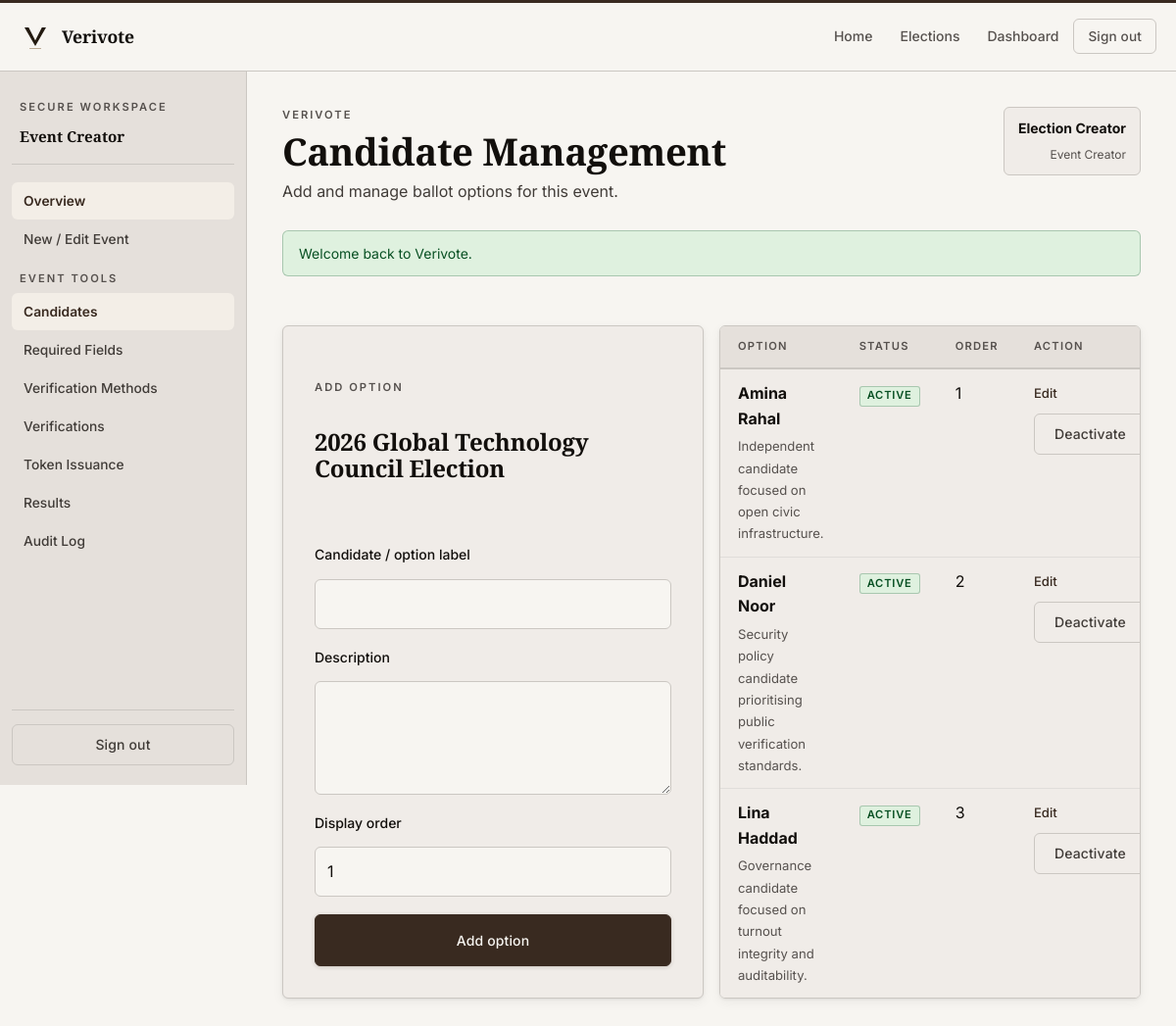
The page /creator/candidates.php?event=1 (signed in) on the database its author committed.
### tables this page shows
CREATE TABLE events (
    id BIGINT UNSIGNED AUTO_INCREMENT PRIMARY KEY,
    created_by BIGINT UNSIGNED NOT NULL,
    title VARCHAR(200) NOT NULL,
    slug VARCHAR(220) NOT NULL UNIQUE,
    description TEXT NOT NULL,
    ballot_type ENUM('single_choice') NOT NULL DEFAULT 'single_choice',
    status ENUM('draft', 'scheduled', 'active', 'closed', 'archived') NOT NULL DEFAULT 'draft',
    start_at DATETIME NOT NULL,
    end_at DATETIME NOT NULL,
    timezone VARCHAR(80) NOT NULL DEFAULT 'UTC',
    result_visibility ENUM('private', 'public_after_close', 'public_live') NOT NULL DEFAULT 'public_after_close',
    personal_verification_enabled TINYINT(1) NOT NULL DEFAULT 1,
    public_audit_enabled TINYINT(1) NOT NULL DEFAULT 1,
    allow_self_registration TINYINT(1) NOT NULL DEFAULT 1,
    max_votes_per_token TINYINT UNSIGNED NOT NULL DEFAULT 1,
    verification_policy ENUM('all_required', 'any_one', 'custom') NOT NULL DEFAULT 'all_required',
    eligibility_rules TEXT NULL,
    event_notice TEXT NULL,
    created_at TIMESTAMP NOT NULL DEFAULT CURRENT_TIMESTAMP,
    updated_at TIMESTAMP NOT NULL DEFAULT CURRENT_TIMESTAMP ON UPDATE CURRENT_TIMESTAMP,
    CONSTRAINT fk_events_creator FOREIGN KEY (created_by) REFERENCES users(id)
);

CREATE TABLE users (
    id BIGINT UNSIGNED AUTO_INCREMENT PRIMARY KEY,
    role_id INT UNSIGNED NOT NULL,
    full_name VARCHAR(150) NOT NULL,
    email VARCHAR(190) NOT NULL UNIQUE,
    phone VARCHAR(40) NOT NULL UNIQUE,
    password_hash VARCHAR(255) NOT NULL,
    status ENUM('pending', 'active', 'suspended') NOT NULL DEFAULT 'pending',
    email_verified_at DATETIME NULL,
    phone_verified_at DATETIME NULL,
    last_login_at DATETIME NULL,
    failed_login_count INT UNSIGNED NOT NULL DEFAULT 0,
    created_at TIMESTAMP NOT NULL DEFAULT CURRENT_TIMESTAMP,
    updated_at TIMESTAMP NOT NULL DEFAULT CURRENT_TIMESTAMP ON UPDATE CURRENT_TIMESTAMP,
    CONSTRAINT fk_users_role FOREIGN KEY (role_id) REFERENCES roles(id)
);

CREATE TABLE candidates_or_options (
    id BIGINT UNSIGNED AUTO_INCREMENT PRIMARY KEY,
    event_id BIGINT UNSIGNED NOT NULL,
    option_label VARCHAR(190) NOT NULL,
    option_description TEXT NULL,
    display_order INT UNSIGNED NOT NULL DEFAULT 1,
    is_active TINYINT(1) NOT NULL DEFAULT 1,
    created_at TIMESTAMP NOT NULL DEFAULT CURRENT_TIMESTAMP,
    CONSTRAINT fk_candidates_event FOREIGN KEY (event_id) REFERENCES events(id) ON DELETE CASCADE
);

### includes/helpers.php (called while the page is built, shortened)
<?php
function app_config(?string $key = null, mixed $default = null): mixed
{
    global $appConfig;
    $segments = explode('.', $key);
    $value = $appConfig;
    foreach ($segments as $segment) {
        $value = $value[$segment];
    }
    return $value;
}
function app_base_path(): string
{
    static $cached = null;
    if (is_string($cached)) {
        return $cached;
    }
    $documentRoot = realpath((string) ($_SERVER['DOCUMENT_ROOT'] ?? ''));
    $projectRoot = realpath(BASE_PATH);
    $documentRoot = str_replace('\\', '/', $documentRoot);
    $projectRoot = str_replace('\\', '/', $projectRoot);
    if ($projectRoot === $documentRoot) {
        $cached = '';
        return $cached;
    }
    $prefix = rtrim($documentRoot, '/') . '/';
    $relative = trim(substr($projectRoot, strlen($prefix)), '/');
    $cached = $relative === '' ? '' : '/' . $relative;
    return $cached;
}
function base_url(string $path = ''): string
{
    $appUrl = (string) app_config('app_url', '');
    $path = '/' . ltrim($path, '/');
    $basePath = app_base_path();
    if ($basePath === '') {
        return $path;
    }
    return $path === '/' ? $basePath . '/' : $basePath . $path;
}
function e(null|string|int|float $value): string
{
    return htmlspecialchars((string) $value, ENT_QUOTES | ENT_SUBSTITUTE, 'UTF-8');
}
function fetch_one(string $sql, array $params = []): ?array
{
    $statement = db()->prepare($sql);
    $statement->execute($params);
    $row = $statement->fetch();
    return $row ?: null;
}
function fetch_all(string $sql, array $params = []): array
{
    $statement = db()->prepare($sql);
    $statement->execute($params);
    return $statement->fetchAll();
}
function fetch_event_by_id(int $eventId): ?array
{
    return fetch_one(
        'SELECT events.*, users.full_name AS creator_name
         FROM events
         INNER JOIN users ON users.id = events.created_by
         WHERE events.id = :event_id',
        ['event_id' => $eventId]
    );
}
function fetch_event_candidates(int $eventId): array
{
    return fetch_all(
        'SELECT * FROM candidates_or_options
         WHERE event_id = :event_id
         ORDER BY display_order ASC, id ASC',
        ['event_id' => $eventId]
    );
}

### includes/auth.php (called while the page is built, shortened)
<?php
function current_user(bool $refresh = false): ?array
{
    if (!$refresh && isset($_SESSION['cached_user'])) {
        return $_SESSION['cached_user'];
    }
    $user = fetch_one(
        'SELECT users.*, roles.slug AS role_slug, roles.name AS role_name
         FROM users
         INNER JOIN roles ON roles.id = users.role_id
         WHERE users.id = :user_id',
        ['user_id' => (int) $_SESSION['user_id']]
    );
    return $user;
}

### config/database.php (called while the page is built, shortened)
<?php
function db(): PDO
{
    static $pdo = null;
    if ($pdo instanceof PDO) {
        return $pdo;
    }
    $config = app_config('db');
    $dsn = sprintf(
        'mysql:host=%s;port=%s;dbname=%s;charset=%s',
        $config['host'],
        $config['port'],
        $config['name'],
        $config['charset']
    );
    $pdo = new PDO($dsn, $config['user'], $config['pass'], [
        PDO::ATTR_ERRMODE => PDO::ERRMODE_EXCEPTION,
        PDO::ATTR_DEFAULT_FETCH_MODE => PDO::FETCH_ASSOC,
        PDO::ATTR_EMULATE_PREPARES => false,
    ]);
    return $pdo;
}

### includes/flash.php (called while the page is built, shortened)
<?php
function pull_flashes(): array
{
    $messages = $_SESSION['flash_messages'] ?? [];
    return $messages;
}

### creator/candidates.php (the view, shortened to what this page needs)
<?php
$eventId = (int) ($_GET['event'] ?? $_POST['event_id'] ?? 0);
$event = fetch_event_by_id($eventId);
$candidates = fetch_event_candidates($eventId);
$editCandidateId = (int) ($_GET['edit'] ?? 0);
$editCandidate = $editCandidateId > 0 ? fetch_one(
    'SELECT * FROM candidates_or_options WHERE id = :id AND event_id = :event_id',
    ['id' => $editCandidateId, 'event_id' => $eventId]
) : null;
$pageHeading = 'Candidate Management';
$pageDescription = 'Add and manage ballot options for this event.';
$isDashboard = true;
include dirname(__DIR__) . '/includes/header.php';
?>
<section class="grid-2">
    <article class="panel">
        <span class="eyebrow"><?= $editCandidate ? 'Edit Option' : 'Add Option'; ?></span>
        <h2><?= e($event['title']); ?></h2>
        <form method="post" class="form-grid form-grid--single">
            <div class="field">
                <label for="option_label">Candidate / option label</label>
                <input id="option_label" type="text" name="option_label" value="<?= e((string) ($editCandidate['option_label'] ?? '')); ?>" required>
            </div>
            <div class="field">
                <label for="option_description">Description</label>
                <textarea id="option_description" name="option_description"><?= e((string) ($editCandidate['option_description'] ?? '')); ?></textarea>
            </div>
            <div class="field">
                <label for="display_order">Display order</label>
                <input id="display_order" type="number" name="display_order" min="1" value="<?= e((string) ($editCandidate['display_order'] ?? 1)); ?>">
            </div>
            <button class="button button--primary" type="submit"><?= $editCandidate ? 'Save option' : 'Add option'; ?></button>
        </form>
    </article>
    <article class="table-wrap">
        <table>
            <thead>
            <tr>
                <th>Option</th>
                <th>Status</th>
                <th>Order</th>
                <th>Action</th>
            </tr>
            </thead>
            <tbody>
            <?php foreach ($candidates as $candidate): ?>
                <tr>
                    <td>
                        <strong><?= e($candidate['option_label']); ?></strong>
                        <p><?= e($candidate['option_description']); ?></p>
                    </td>
                    <td><span class="badge <?= $candidate['is_active'] ? 'badge-success' : 'badge-muted'; ?>"><?= $candidate['is_active'] ? 'Active' : 'Inactive'; ?></span></td>
                    <td><?= e((string) $candidate['display_order']); ?></td>
                    <td>
                        <form method="post">
                            <div class="table-actions">
                                <a href="<?= e(base_url('/creator/candidates.php?event=' . $eventId . '&edit=' . $candidate['id'])); ?>">Edit</a>
                                <button class="button button--ghost" type="submit"><?= $candidate['is_active'] ? 'Deactivate' : 'Activate'; ?></button>
                            </div>
                        </form>
                    </td>
                </tr>
            <?php endforeach; ?>
            </tbody>
        </table>
    </article>
</section>
<?php include dirname(__DIR__) . '/includes/footer.php'; ?>

### includes/header.php (shortened to what this page needs)
<?php
$pageTitle = $pageTitle ?? 'Verivote';
$pageDescription = $pageDescription ?? '';
$isDashboard = $isDashboard ?? false;
$flashes = pull_flashes();
$bodyBaseUrl = rtrim(base_url(''), '/');
?>
<!DOCTYPE html>
<html lang="en">
<head>
    <link rel="stylesheet" href="<?= e(base_url('/assets/css/app.css')); ?>">
</head>
<body class="<?= $isDashboard ? 'dashboard-body' : 'public-body'; ?>" data-base-url="<?= e($bodyBaseUrl); ?>">
<?php include __DIR__ . '/navigation.php'; ?>
<?php if ($isDashboard): ?>
    <div class="app-shell">
        <?php include __DIR__ . '/sidebar.php'; ?>
        <main id="main-content" class="app-main">
            <section class="page-head">
                <div>
                    <span class="eyebrow">Verivote</span>
                    <h1><?= e($pageHeading ?? $pageTitle); ?></h1>
                    <?php if ($pageDescription !== ''): ?>
                        <p><?= e($pageDescription); ?></p>
                    <?php endif; ?>
                </div>
                <?php if ($user = current_user()): ?>
                    <div class="user-chip">
                        <strong><?= e($user['full_name']); ?></strong>
                        <span><?= e($user['role_name'] ?? format_status($user['role_slug'] ?? '')); ?></span>
                    </div>
                <?php endif; ?>
            </section>
            <?php if ($flashes): ?>
                <section class="flash-stack" role="status" aria-live="polite" aria-atomic="true">
                    <?php foreach ($flashes as $flash): ?>
                        <div class="alert alert--<?= e($flash['type']); ?>"><?= e($flash['message']); ?></div>
                    <?php endforeach; ?>
                </section>
            <?php endif; ?>
<?php endif; ?>

### rows shown on the page
events: created_by.full_name "Election Creator", title "2026 Global Technology Council Election"
candidates_or_options: option_label "Amina Rahal", option_description "Independent candidate focused on open civic infrastructure.", is_active "ACTIVE", display_order "1"
candidates_or_options: option_label "Daniel Noor", option_description "Security policy candidate prioritising public verification standards.", is_active "ACTIVE", display_order "2"
candidates_or_options: option_label "Lina Haddad", option_description "Governance candidate focused on turnout integrity and auditability.", is_active "ACTIVE", display_order "3"

### other values the page prints
format_status(str_replace('_', ' ', $role)) "Event Creator"
$link['label'] "Overview"
$link['label'] "New / Edit Event"
$pageHeading "Candidate Management"
$pageDescription "Add and manage ballot options for this event."
$user['role_name'] "Event Creator"
$flash['message'] "Welcome back to Verivote."
